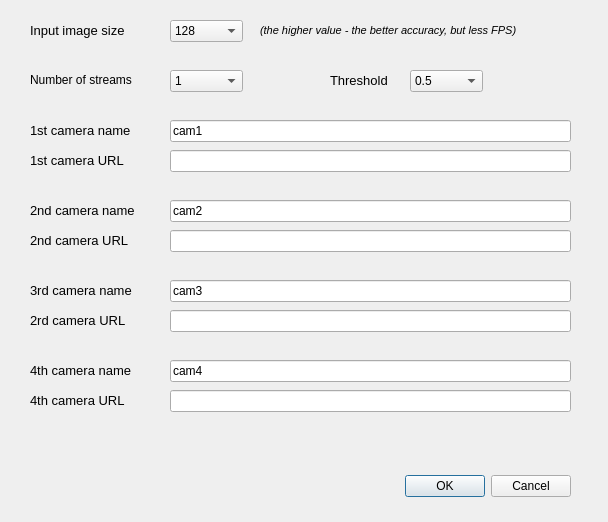
<?xml version="1.0" encoding="UTF-8"?>
<ui version="4.0">
 <class>Dialog</class>
 <widget class="QDialog" name="Dialog">
  <property name="geometry">
   <rect>
    <x>0</x>
    <y>0</y>
    <width>608</width>
    <height>522</height>
   </rect>
  </property>
  <property name="font">
   <font>
    <pointsize>9</pointsize>
   </font>
  </property>
  <property name="windowTitle">
   <string>Dialog</string>
  </property>
  <widget class="QDialogButtonBox" name="buttonBox">
   <property name="geometry">
    <rect>
     <x>230</x>
     <y>470</y>
     <width>341</width>
     <height>32</height>
    </rect>
   </property>
   <property name="orientation">
    <enum>Qt::Horizontal</enum>
   </property>
   <property name="standardButtons">
    <set>QDialogButtonBox::Cancel|QDialogButtonBox::Ok</set>
   </property>
  </widget>
  <widget class="QLineEdit" name="lineEdit_1">
   <property name="geometry">
    <rect>
     <x>170</x>
     <y>120</y>
     <width>401</width>
     <height>22</height>
    </rect>
   </property>
   <property name="text">
    <string>cam1</string>
   </property>
  </widget>
  <widget class="QLabel" name="label">
   <property name="geometry">
    <rect>
     <x>30</x>
     <y>20</y>
     <width>131</width>
     <height>20</height>
    </rect>
   </property>
   <property name="font">
    <font>
     <pointsize>10</pointsize>
    </font>
   </property>
   <property name="text">
    <string>Input image size</string>
   </property>
  </widget>
  <widget class="QComboBox" name="comboBox_2">
   <property name="geometry">
    <rect>
     <x>170</x>
     <y>70</y>
     <width>73</width>
     <height>22</height>
    </rect>
   </property>
   <item>
    <property name="text">
     <string>1</string>
    </property>
   </item>
   <item>
    <property name="text">
     <string>2</string>
    </property>
   </item>
   <item>
    <property name="text">
     <string>3</string>
    </property>
   </item>
   <item>
    <property name="text">
     <string>4</string>
    </property>
   </item>
  </widget>
  <widget class="QComboBox" name="comboBox_1">
   <property name="geometry">
    <rect>
     <x>170</x>
     <y>20</y>
     <width>73</width>
     <height>22</height>
    </rect>
   </property>
   <item>
    <property name="text">
     <string>128</string>
    </property>
   </item>
   <item>
    <property name="text">
     <string>160</string>
    </property>
   </item>
   <item>
    <property name="text">
     <string>320</string>
    </property>
   </item>
   <item>
    <property name="text">
     <string>480</string>
    </property>
   </item>
   <item>
    <property name="text">
     <string>640</string>
    </property>
   </item>
   <item>
    <property name="text">
     <string>1280</string>
    </property>
   </item>
  </widget>
  <widget class="QLineEdit" name="lineEdit_2">
   <property name="geometry">
    <rect>
     <x>170</x>
     <y>280</y>
     <width>401</width>
     <height>22</height>
    </rect>
   </property>
   <property name="text">
    <string>cam3</string>
   </property>
  </widget>
  <widget class="QLineEdit" name="lineEdit_3">
   <property name="geometry">
    <rect>
     <x>170</x>
     <y>230</y>
     <width>401</width>
     <height>22</height>
    </rect>
   </property>
  </widget>
  <widget class="QLineEdit" name="lineEdit_4">
   <property name="geometry">
    <rect>
     <x>170</x>
     <y>200</y>
     <width>401</width>
     <height>22</height>
    </rect>
   </property>
   <property name="text">
    <string>cam2</string>
   </property>
  </widget>
  <widget class="QLineEdit" name="lineEdit_5">
   <property name="geometry">
    <rect>
     <x>170</x>
     <y>150</y>
     <width>401</width>
     <height>22</height>
    </rect>
   </property>
  </widget>
  <widget class="QLineEdit" name="lineEdit_6">
   <property name="geometry">
    <rect>
     <x>170</x>
     <y>360</y>
     <width>401</width>
     <height>22</height>
    </rect>
   </property>
   <property name="text">
    <string>cam4</string>
   </property>
  </widget>
  <widget class="QLineEdit" name="lineEdit_7">
   <property name="geometry">
    <rect>
     <x>170</x>
     <y>310</y>
     <width>401</width>
     <height>22</height>
    </rect>
   </property>
  </widget>
  <widget class="QLineEdit" name="lineEdit_8">
   <property name="geometry">
    <rect>
     <x>170</x>
     <y>390</y>
     <width>401</width>
     <height>22</height>
    </rect>
   </property>
  </widget>
  <widget class="QLabel" name="label_2">
   <property name="geometry">
    <rect>
     <x>30</x>
     <y>70</y>
     <width>141</width>
     <height>20</height>
    </rect>
   </property>
   <property name="font">
    <font>
     <pointsize>9</pointsize>
    </font>
   </property>
   <property name="text">
    <string>Number of streams </string>
   </property>
  </widget>
  <widget class="QLabel" name="label_3">
   <property name="geometry">
    <rect>
     <x>30</x>
     <y>120</y>
     <width>131</width>
     <height>20</height>
    </rect>
   </property>
   <property name="font">
    <font>
     <pointsize>10</pointsize>
    </font>
   </property>
   <property name="text">
    <string>1st camera name</string>
   </property>
  </widget>
  <widget class="QLabel" name="label_4">
   <property name="geometry">
    <rect>
     <x>30</x>
     <y>150</y>
     <width>131</width>
     <height>20</height>
    </rect>
   </property>
   <property name="font">
    <font>
     <pointsize>10</pointsize>
    </font>
   </property>
   <property name="text">
    <string>1st camera URL</string>
   </property>
  </widget>
  <widget class="QLabel" name="label_5">
   <property name="geometry">
    <rect>
     <x>30</x>
     <y>200</y>
     <width>141</width>
     <height>20</height>
    </rect>
   </property>
   <property name="font">
    <font>
     <pointsize>10</pointsize>
    </font>
   </property>
   <property name="text">
    <string>2nd camera name</string>
   </property>
  </widget>
  <widget class="QLabel" name="label_6">
   <property name="geometry">
    <rect>
     <x>30</x>
     <y>230</y>
     <width>131</width>
     <height>20</height>
    </rect>
   </property>
   <property name="font">
    <font>
     <pointsize>10</pointsize>
    </font>
   </property>
   <property name="text">
    <string>2nd camera URL</string>
   </property>
  </widget>
  <widget class="QLabel" name="label_7">
   <property name="geometry">
    <rect>
     <x>30</x>
     <y>280</y>
     <width>131</width>
     <height>20</height>
    </rect>
   </property>
   <property name="font">
    <font>
     <pointsize>10</pointsize>
    </font>
   </property>
   <property name="text">
    <string>3rd camera name</string>
   </property>
  </widget>
  <widget class="QLabel" name="label_8">
   <property name="geometry">
    <rect>
     <x>30</x>
     <y>310</y>
     <width>131</width>
     <height>20</height>
    </rect>
   </property>
   <property name="font">
    <font>
     <pointsize>10</pointsize>
    </font>
   </property>
   <property name="text">
    <string>2rd camera URL</string>
   </property>
  </widget>
  <widget class="QLabel" name="label_9">
   <property name="geometry">
    <rect>
     <x>30</x>
     <y>360</y>
     <width>131</width>
     <height>20</height>
    </rect>
   </property>
   <property name="font">
    <font>
     <pointsize>10</pointsize>
    </font>
   </property>
   <property name="text">
    <string>4th camera name</string>
   </property>
  </widget>
  <widget class="QLabel" name="label_10">
   <property name="geometry">
    <rect>
     <x>30</x>
     <y>390</y>
     <width>131</width>
     <height>20</height>
    </rect>
   </property>
   <property name="font">
    <font>
     <pointsize>10</pointsize>
    </font>
   </property>
   <property name="text">
    <string>4th camera URL</string>
   </property>
  </widget>
  <widget class="QLabel" name="label_11">
   <property name="geometry">
    <rect>
     <x>260</x>
     <y>20</y>
     <width>321</width>
     <height>20</height>
    </rect>
   </property>
   <property name="font">
    <font>
     <family>Arial</family>
     <pointsize>8</pointsize>
     <italic>true</italic>
    </font>
   </property>
   <property name="text">
    <string>(the higher value - the better accuracy, but less FPS)</string>
   </property>
  </widget>
  <widget class="QLabel" name="label_12">
   <property name="geometry">
    <rect>
     <x>330</x>
     <y>70</y>
     <width>81</width>
     <height>20</height>
    </rect>
   </property>
   <property name="font">
    <font>
     <pointsize>10</pointsize>
    </font>
   </property>
   <property name="text">
    <string>Threshold</string>
   </property>
  </widget>
  <widget class="QComboBox" name="comboBox_3">
   <property name="geometry">
    <rect>
     <x>410</x>
     <y>70</y>
     <width>73</width>
     <height>22</height>
    </rect>
   </property>
   <item>
    <property name="text">
     <string>0.5</string>
    </property>
   </item>
   <item>
    <property name="text">
     <string>0.6</string>
    </property>
   </item>
   <item>
    <property name="text">
     <string>0.7</string>
    </property>
   </item>
   <item>
    <property name="text">
     <string>0.8</string>
    </property>
   </item>
   <item>
    <property name="text">
     <string>0.9</string>
    </property>
   </item>
   <item>
    <property name="text">
     <string>0.95</string>
    </property>
   </item>
  </widget>
 </widget>
 <resources/>
 <connections>
  <connection>
   <sender>buttonBox</sender>
   <signal>rejected()</signal>
   <receiver>Dialog</receiver>
   <slot>reject()</slot>
   <hints>
    <hint type="sourcelabel">
     <x>316</x>
     <y>260</y>
    </hint>
    <hint type="destinationlabel">
     <x>286</x>
     <y>274</y>
    </hint>
   </hints>
  </connection>
  <connection>
   <sender>buttonBox</sender>
   <signal>accepted()</signal>
   <receiver>Dialog</receiver>
   <slot>accept()</slot>
   <hints>
    <hint type="sourcelabel">
     <x>248</x>
     <y>254</y>
    </hint>
    <hint type="destinationlabel">
     <x>157</x>
     <y>274</y>
    </hint>
   </hints>
  </connection>
 </connections>
</ui>
